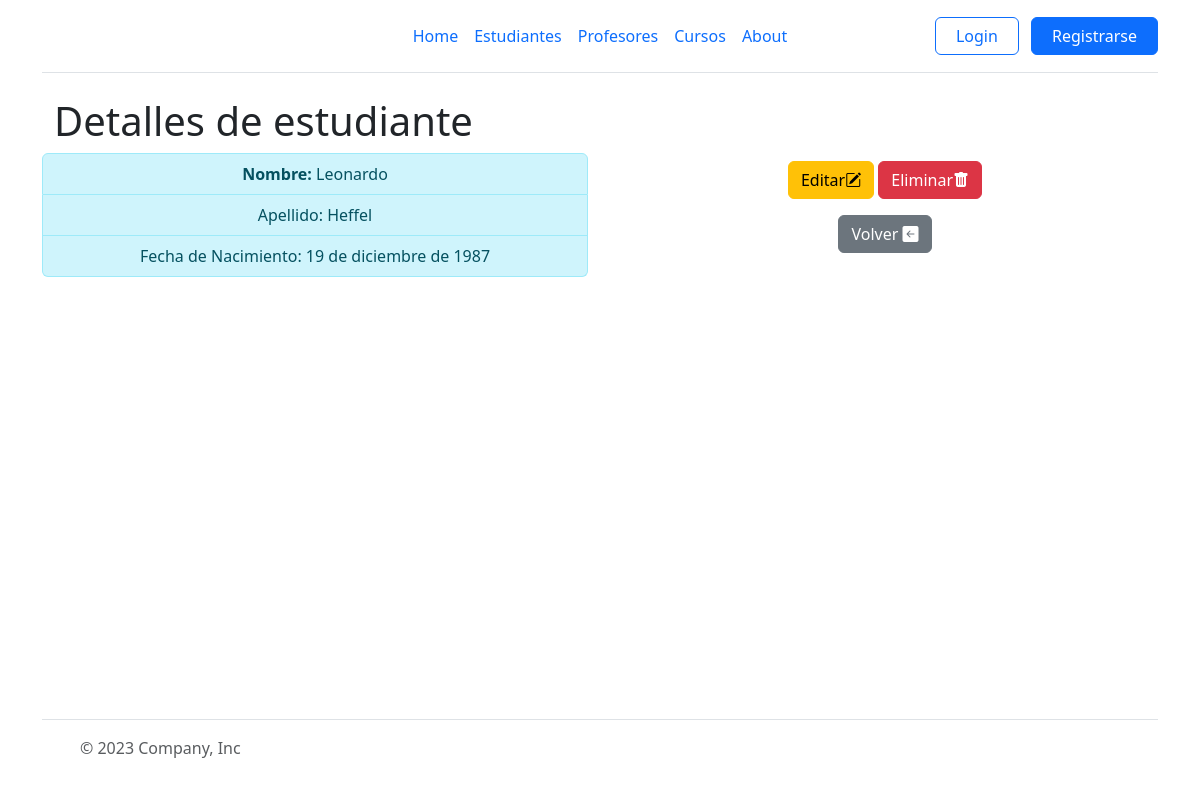
Page /estudiantes/detail/4 on the committed database.
### estudiantes/models.py (models this page shows, shortened)
class Estudiante(models.Model):
    nombre=models.CharField(max_length=100)
    apellido=models.CharField(max_length=100)
    nacimiento=models.DateField(null=True, blank=True)

### estudiantes/views.py (the view)
# urls.py: path("detail/<int:pk>",views.EstudiantesDetail.as_view(),name="estudiantes_detail"),
class EstudiantesDetail(DetailView):
    model = models.Estudiante

### estudiantes/templates/estudiantes/estudiante_detail.html (shortened to what this page needs)
{% extends 'home/index.html' %}
{% block tittle %}
<div class="container">
    <h1>Detalles de estudiante </h1>
</div>
{% endblock tittle %}
{% block content-left %}
    <ul class="list-group">
        <li class="list-group-item list-group-item-info"><strong>Nombre:</strong>  {{object.nombre}} </li>
        <li class="list-group-item list-group-item-info"> Apellido: {{object.apellido}}  </li>
        <li class="list-group-item list-group-item-info"> Fecha de Nacimiento: {{object.nacimiento}} </li>
    </ul>
{% endblock content-left %}
{% block content-right %}
<a href="{% url 'estudiantes:estudiantes_update' estudiante.id %}"><button class="btn btn-warning">Editar<i class="bi bi-pencil-square"></i></button></a>
<a href="{% url 'estudiantes:estudiantes_delete' estudiante.id %}"><button class="btn btn-danger">Eliminar<i class="bi bi-trash-fill"></i></button></a>
<div class="p-3" > <a href="{% url 'estudiantes:estudiantes_list' %}"><button class="btn btn-secondary">Volver <i class="bi bi-arrow-left-square-fill"></i></button></a></div>
{% endblock content-right %}

### rows in the picture
Estudiante: nombre "Leonardo", apellido "Heffel", nacimiento "19 de diciembre de 1987"
